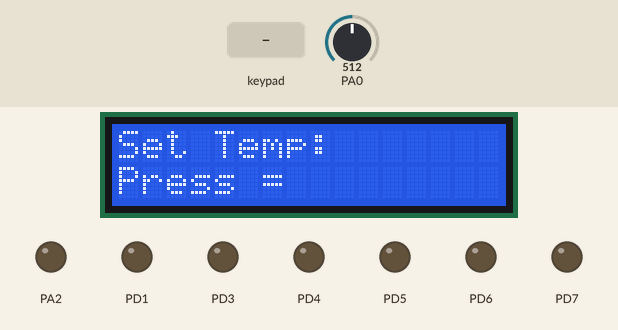
The program below on a simulated ATmega32, built with avr-gcc and emulated at 1 MHz. Parts: 16×2 character LCD, output pins drawn as LEDs (lit = HIGH). Wiring (inferred from the signals the program sends): 4×4 keypad with keys 7 8 9 / 4 5 6 * 1 2 3 - c 0 = +: rows PB4, PB5, PB6, PB7; columns PB0, PB1, PB2, PB3; character LCD (HD44780): RS PD2; E PD0; data PC0, PC1, PC2, PC3, PC4, PC5, PC6, PC7. The inputs (shaded band) are chosen by the test bench; at power-on: PA0 = 512. Pins used as bus, display or sensor lines are not drawn.

Above: at 1.2 s.
1.3 s: keypad keys 7 + 5 = pressed 0.4 s apart
At 3.4 s:
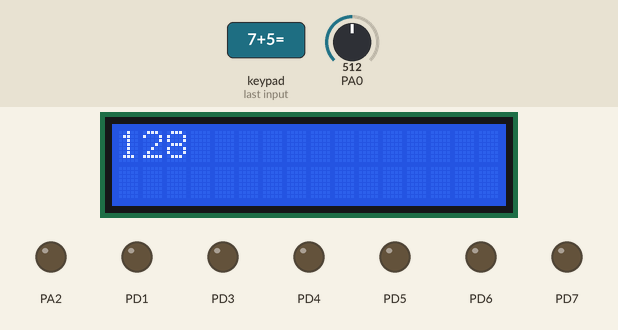
4.4 s: PA0 set to 281
At 5.6 s:
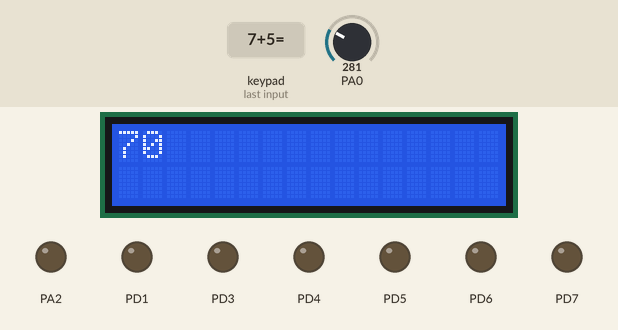
5.9 s: PA0 set to 245
At 7.1 s:
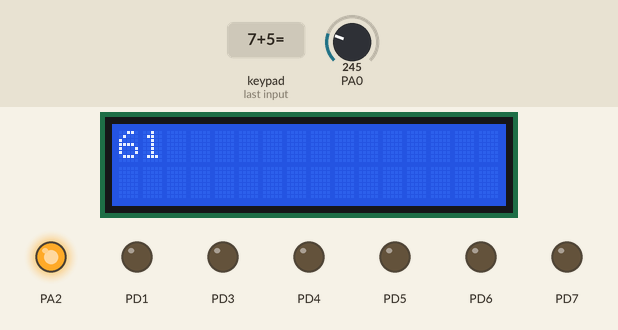
7.4 s: PA0 set to 306
At 8.3 s:
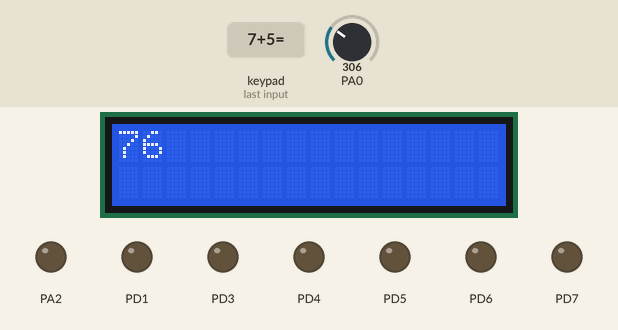
Timing chart, 0 to 9.9 s (numbered marks = the images above; inputs shaded):
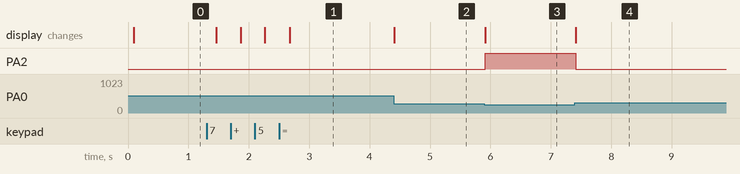

Measured:
- the behaviour switches between 264 and 263 on PA0 (found by bisection; images 2 and 3)
- after the input at 1.3 s, the display: first changes after 0.16 s (image 1 shows a later state)
- after the input at 4.4 s, the display: changes at once (image 2)
- after the input at 5.9 s, PA2: LOW → HIGH at once; the display: changes at once (image 3)
- after the input at 7.4 s, PA2: HIGH → LOW at once; the display: changes at once (image 4)

The program:

main.c
```c
/*
 * Thermostat.c
 *
 * Created: 7/24/2021 6:29:00 PM
 * Author : Mohamed
 */

#include "LIB/BIT_MATH.h"
#include "LIB/STD_TYPES.h"
#include "HAL/LM35_Interface.h"
#include "MCAL/UART.h"
#include "HAL/LCD_Interface.h"
#include "HAL/KPD_Interface.h"
#include "MCAL/DIO_Interface.h"

uint8_t String_u8Numb(uint8_t *Str);
int main(void)
{
	uint32_t temp=0;
	uint32_t oldtemp=0;
	uint8_t keyValue;
	uint8_t key_read[10];
	uint8_t i=0;
	uint8_t key;

	LM35_Init();
	LCD_VidInit();
	Key_VidInit();

	LCD_VidSendString("Set Temp:");
	LCD_GoToXY(1,0);
	LCD_VidSendString("Press =");

	DIO_VidSetPinDirection(PortA,PIN2,OUTPUT);


	while(1){
		keyValue = Key_U8GetKey();
		if(keyValue != NOT_PRESSED){
			key_read[i]=keyValue;
			LCD_GoToXY(0,9+i);
			LCD_VidSendData(keyValue);
			i++;
		}
		if(keyValue == '=')
		{
			break;
		}

	}

	while(1){
		key = String_u8Numb(key_read);
		LM35_VidRead(&temp);
		LCD_GoToXY(0,0);

		if (temp != oldtemp) {
			LCD_VidSendCommand(CLR_LCD);
			LCD_WriteNumber(temp);
			oldtemp = temp;
			if(temp> key){
				DIO_VidSetPinValue(PortA,PIN2,LOW);
			}else{

				DIO_VidSetPinValue(PortA,PIN2,HIGH);
			}

		}

	}
}

uint8_t String_u8Numb(uint8_t *Str)
{
	uint8_t Numb = 0;
	Numb = (Str[0] - '0') * 10 + (Str[1] - '0');

	return Numb;
}
```

KPD_Config.h
```c
/*
 * key_config.h
 *
 *  Created on: Jul 15, 2021
 *      Author: Mohamed
 */
#ifndef _KPD_CONFIG_H_
#define _KPD_CONFIG_H_

#define KEY_PORT   PortB

#define C1         PIN0
#define C2         PIN1
#define C3         PIN2
#define C4         PIN3

#define R1         PIN4
#define R2         PIN5
#define R3         PIN6
#define R4         PIN7

#define KEY_VALS   {{'7','8','9','/'},\
				   	{'4','5','6','*'},\
					{'1','2','3','-'},\
					{'c','0','=','+'}}


#endif
```

LCD_Config.h
```c
#ifndef    _LCD_CONFIG_H_
#define   _LCD_CONFIG_H_

#define LCD_MODE  Eight_BIT
//#define LCD_MODE  Four_BIT


#endif
```

KPD_Interface.h
```c
/*
 * key_Interface.h
 *
 *  Created on: Jul 15, 2021
 *      Author: Mohamed
 */

#ifndef _KPD_INTERFACE_H_
#define _KPD_INTERFACE_H_

void Key_VidInit(void);

uint8_t Key_U8GetKey(void);

#define NOT_PRESSED    255

#endif
```

KPD_Program.c
```c
/*
 * key_prog.c
 *
 *  Created on: Oct 22, 2020
 *      Author: Mohamed
 */
#include "../LIB/STD_TYPES.h"
#include "../LIB/BIT_MATH.h"
#include "../MCAL/DIO_Interface.h"
#include "KPD_Private.h"
#include "KPD_Config.h"
#include "util/delay.h"

uint8_t Rowarr[]={R1,R2,R3,R4};
uint8_t Colarr[]={C1,C2,C3,C4};
uint8_t key_u8Vals[4][4]=KEY_VALS;

void Key_VidInit(void)
{
	DIO_VidSetPortDirection(KEY_PORT,0x0f);
	DIO_VidSetPortValue(KEY_PORT,0xff);

}

uint8_t Key_U8GetKey(void)
{

	for (uint8_t ColIter =0; ColIter <=3 ; ColIter ++)
	{
		DIO_VidSetPinValue(KEY_PORT,Colarr[ColIter],LOW);
		for(uint8_t RowIter=0; RowIter <=3 ; RowIter++)
		{
			if(! DIO_U8GetPinValue(KEY_PORT ,Rowarr[RowIter]))
			{

				while(! DIO_U8GetPinValue(KEY_PORT ,Rowarr[RowIter]));
				_delay_ms(10);
				return key_u8Vals[RowIter][ColIter];
			}
		}
		DIO_VidSetPinValue(KEY_PORT,Colarr[ColIter],HIGH);
	}
	return NOT_PRESSED;
}
```

LCD_Interface.h
```c
#ifndef    _LCD_INTERFACE_H_
#define   _LCD_INTERFACE_H_


#define PortA  		0
#define PortB 	 	1
#define PortC	 	2
#define PortD  		3

#define OUTPUT 		1
#define INPUT   	0

#define HIGH   		1
#define LOW      	0

#define     CLR_LCD                                         0x01
#define 	RETURN_HOME										0x02

#define 	DECREMENT_CURSOR_TO_LEFT						0x04
#define 	INCREMENT_CURSOR_TO_RIGHT						0x06

#define 	SHIFT_DISPLAY_TO_RIGHT							0x05
#define 	SHIFT_DISPLAY_TO_LEFT							0x07


#define 	DISPLAY_OFF_CURSOR_OFF							0x08
#define 	DISPLAY_OFF_CURSOR_ON							0x0A
#define 	DISPLAY_ON_CURSOR_OFF							0x0C
#define 	DISPLAY_ON_CURSOR_BLINK							0x0E


#define 	SHIFT_CURSOR_POSITION_TO_LEFT					0x10
#define 	SHIFT_CURSOR_POSITION_TO_RIGHT					0x14

#define 	SHIFT_ENTRIE_DISPLAY_TO_LEFT					0x18
#define 	SHIFT_ENTRIE_DISPLAY_TO_RIGHT					0x1C

#define 	FORCE_CURSOR_START_FIRST_LINE					0x80
#define 	FORCE_CURSOR_START_SECOND_LINE					0xC0


void LCD_VidSendData(uint8_t copy_U8Data);
void LCD_VidSendCommand(uint8_t copy_U8Command);
void LCD_VidInit(void);
void LCD_VidSendString(uint8_t *copy_U8String);
void LCD_GoToXY(uint8_t copy_U8X,uint8_t copy_U8Y);
void LCD_VidLatch(uint8_t copy_U8Data);
//void LCD_VidSendSpecialNumber(u32 copy_U32Number);
void LCD_VidDraw(uint8_t copy_U8Pattern[], uint8_t copy_U8Size);
//void LCD_enuSendSpecialNumber(u32 Copy_u32Number);
//void LCD_VidSendSpecialNumber(u32 Copy_U32Number);
void LCD_VidSendNum (uint32_t Copy_U32Num);
void LCD_WriteNumber(sint16_t num);

#endif
```

LCD_Progam.c
```c
#include "../LIB/STD_TYPES.h"
#include "../LIB/BIT_MATH.h"
#include "../MCAL/DIO_Interface.h"
#include "LCD_Private.h"
#include "LCD_Interface.h"
#include "LCD_Config.h"
#include "util/delay.h"


void LCD_VidInit() {
	#if (LCD_MODE==Eight_BIT)
	{
		DIO_VidSetPortDirection(PortC, 255);
		DIO_VidSetPortDirection(PortD, 255);
		_delay_ms(50);
		LCD_VidSendCommand(0b00111000);
		_delay_ms(1);
		LCD_VidSendCommand(0b00001100);
		_delay_ms(1);
		LCD_VidSendCommand(1);
		_delay_ms(2);
	}
	#elif (LCD_MODE == Four_BIT)
	{
		DIO_VidSetPortDirection(PortC,255);
		DIO_VidSetPortDirection(PortD,255);
		_delay_ms(50);

	}
	#else
	{
		#error "Incorrect mode";
	}
	#endif


}

void LCD_VidSendData(uint8_t copy_U8Data) {
	DIO_VidSetPinValue(PortD, PIN2, HIGH);

	DIO_VidSetPinValue(PortD, PIN1, LOW);
	DIO_VidSetPortValue(PortC, copy_U8Data);
	DIO_VidSetPinValue(PortD, PIN0, HIGH);
	_delay_ms(1); //delay enable pin
	DIO_VidSetPinValue(PortD, PIN0, LOW);
	_delay_ms(1);

}

void LCD_VidSendCommand(uint8_t copy_U8Command) {
	DIO_VidSetPinValue(PortD, PIN2, LOW);
	//void LCD_VidLatch(u8 copy_U8Command);
	DIO_VidSetPinValue(PortD, PIN1, LOW);
	DIO_VidSetPortValue(PortC, copy_U8Command);
	DIO_VidSetPinValue(PortD, PIN0, 1);
	_delay_ms(1); //delay enable pin
	DIO_VidSetPinValue(PortD, PIN0, LOW);
	_delay_ms(1);
}


void LCD_VidSendString(uint8_t *copy_U8String) {
	while (*copy_U8String != 0) {
		LCD_VidSendData(*copy_U8String);
		copy_U8String++;
	}
}

void LCD_GoToXY(uint8_t copy_U8X, uint8_t copy_U8Y) {
	if (0 == copy_U8X) {
		LCD_VidSendCommand(128 + copy_U8Y);
	} else if (1 == copy_U8X) {
		LCD_VidSendCommand(128 + 64 + copy_U8Y);
	}
}

void LCD_VidDraw(uint8_t copy_U8Pattern[], uint8_t copy_U8Size) //bthays
{
	LCD_VidSendCommand(0x40);
	uint8_t LOC_U8Iter = 0;
	for (LOC_U8Iter = 0; LOC_U8Iter < copy_U8Size; LOC_U8Iter++) {
		LCD_VidSendData(copy_U8Pattern[LOC_U8Iter]);
	}
	LCD_GoToXY(0, 0);
	LCD_VidSendCommand(0x04);
	//LCD_VidSendCommand(DECREMENT_CURSOR_TO_LEFT);
	for (LOC_U8Iter = 0; LOC_U8Iter <= 7; LOC_U8Iter++) {
		LCD_VidSendData(LOC_U8Iter);
	}

}

void LCD_VidSendNum (uint32_t Copy_U32Num)
{
	uint8_t rem=0,arr[10]={0},counter=0, Get_Ascii = 0,j ;

	if ((Copy_U32Num>=0) && (Copy_U32Num<10))
	{
		Get_Ascii = 0;
		Get_Ascii=Copy_U32Num+48;
		LCD_VidSendData(Get_Ascii);
	}
	else
	{
		Get_Ascii = 0;
		for(uint8_t i=0;i<10;i++)
		{
			if (Copy_U32Num!=0)
			{
				rem=Copy_U32Num%10;
				Copy_U32Num=Copy_U32Num/10;
				arr[i]=rem;
				counter++;
			}
			else
			{
				break;
			}

		}
		for (j=(counter-1) ;j>=0 ;j--)
		{

			Get_Ascii=arr[j]+48 ;
			LCD_VidSendData(Get_Ascii);
			if (j==0) break ;
		}
	}
}

void LCD_WriteNumber(sint16_t num){
	u16 n=1;
	if (num==0)
	{
		LCD_VidSendData(  (   (num/n)%10) +48);

	}else{
		if(GET_BIT(num,15)==0x01){
			num=num*-1;
			LCD_VidSendData('-');
		}
		for(n=10000;n>=1;n/=10){
			if(num>=n){
				LCD_VidSendData(((num/n)%10)+48);
			}
		}
	}

}
```

LM35_Interface.h
```c
#ifndef HAL_LM35_LM35_INTERFACE_H_
#define HAL_LM35_LM35_INTERFACE_H_

void LM35_Init(void);

void LM35_VidRead(u16 * Copy_U16Read_LM35);

#endif /* HAL_LM35_LM35_INTERFACE_H_ */
```

LM35_Program.c
```c
#define	F_CPU	1000000UL                                // F_CPU 8000000UL


#include "../LIB/STD_Types.h"
#include "../LIB/BIT_MATH.h"
#include "LM35_Interface.h"
#include "../MCAL/DIO_Interface.h"


void LM35_Init(void)
{
	DIO_VidSetPinDirection(PortA,PIN0,INPUT);
	ADC_VidInit();

}


void LM35_VidRead(u16 * Copy_U16Read_LM35)
{
	ADC_VidSelectChannel(0);
	u16 Temp;

	ADC_VidRead(&Temp);
	Temp = Temp*0.25;
	*Copy_U16Read_LM35 = Temp;

}
```

KPD_Private.h
```c
/*
 * key_Private.h
 *
 *  Created on: Jul 15, 2021
 *      Author: Mohamed
 */
#ifndef _KPD_Private_H_
#define _KPD_Private_H_

#define NOT_PRESSED    255


#endif
```

LCD_Private.h
```c
#ifndef    _LCD_PRIVATE_H_
#define   _LCD_PRIVATE_H_

#define Four_BIT    0
#define Eight_BIT   1


#endif
```

BIT_MATH.h
```c
/*
 * BIT_MATH.h
 *
 * Created: 7/13/2021 10:19:37 PM
 *  Author: Mohamed
 */


#ifndef BIT_MATH_H_
#define BIT_MATH_H_


/* ***************************************************************************** */

#define SET_BIT(VAR,BIT)          	  	VAR |=  (1 << (BIT))
#define CLR_BIT(VAR,BIT)        	  	VAR &= ~(1 << (BIT))
#define CLEAR_BIT(VAR,BIT)         	  	VAR &= ~(1 << (BIT))

#define GET_BIT(VAR,BIT)          		((VAR >> BIT) & 1  )
#define TOG_BIT(VAR,BIT)          		VAR ^=  (1 << (BIT))

/*check if a specified Bit is Set*/
#define BIT_IS_SET(REG,BIT)      		((REG>>BIT)&1)
/*Check if a specified BIT is Clear*/
#define BIT_IS_CLEAR(REG,BIT)  			(!((REG>>BIT)&1))

/* ***************************************************************************** */


#endif /* BIT_MATH_H_ */
```

STD_TYPES.h
```c
/*
 * STD_TYPES.h
 *
 * Created: 7/13/2021 10:19:11 PM
 *  Author: Mohamed
 */

#ifndef STD_TYPES_H
#define STD_TYPES_H

/* ***************************************************************************** */

typedef unsigned char     	 	uint8_t;
//typedef unsigned short int 		uint16_t;
typedef unsigned short int 		u16;
typedef unsigned long int  		uint32_t;

typedef signed char        		sint8_t;
typedef signed short int   		sint16_t;
typedef signed long int    		sint32_t;

typedef float              		float32_t;
typedef double             		float64_t;

typedef unsigned char	   		Error_Status;
typedef unsigned char	   		Flag_Status;

/* ***************************************************************************** */
#define E_NOK					(0)
#define E_OK					(1)

#define NULL					((void*)0)

/* ***************************************************************************** */

#endif
```

ADC_Config.h
```c
#ifndef MCAL_ADC_ADC_CONFIG_H_
#define MCAL_ADC_ADC_CONFIG_H_

#define ADC_PRESCALER		PRESCALER_TWO

#define ADC_VREF			INTERNAL_AVCC

#define ADC_ADJ				RIGHT_ADJ   /* Or LEFT_ADJ */

#endif /* MCAL_ADC_ADC_CONFIG_H_ */
```

ADC_Private.h
```c
#ifndef MCAL_ADC_ADC_PRIVATE_H_
#define MCAL_ADC_ADC_PRIVATE_H_

#define PRESCALER_TWO		0
#define PRESCALER_EIGHT		1

#define INTERNAL_AVCC		0
#define INTERNAL_256		1
#define EXTERNAL_AREF		2

#define	RIGHT_ADJ			0
#define	LEFT_ADJ			1


#define			ADMUX 			*((volatile uint8_t*)0x27)
#define 		ADCSRA 			*((volatile uint8_t*)0x26)
#define			ADC				*((volatile u16*)0x24)
#define 		SFIOR			*((volatile uint8_t*)0x50)
#endif /* MCAL_ADC_ADC_PRIVATE_H_ */
```

ADC_Program.c
```c
#include "../LIB/STD_Types.h"
#include "../LIB/BIT_MATH.h"
#include "DIO_interface.h"


#include "ADC_Private.h"
#include "ADC_Config.h"

void ADC_VidSelectChannel(uint8_t Copy_U8Channel)
{

	ADMUX &= 0XE0;

	if ( Copy_U8Channel >= 0    &&    Copy_U8Channel <= 31 )
	{
		ADMUX|= Copy_U8Channel ;
	}
	else
	{
	}
}


/**********************************************************************/
void ADC_VidInit(void)
{


#if ADC_VREF == INTERNAL_AVCC
	SET_BIT( ADMUX , 6 ) ; // REFS0
	SET_BIT( ADMUX , 7 ) ; // REFS1
#endif


#if ADC_ADJ	== RIGHT_ADJ
	CLR_BIT( ADMUX , 5 ) ; // ADLAR

#elif ADC_ADJ == LEFT_ADJ
	SET_BIT( ADMUX , 5 ) ;

#endif


/**********************************************************************/
#if ADC_PRESCALER == PRESCALER_TWO
	CLR_BIT( ADCSRA , 0 ) ;
	SET_BIT( ADCSRA , 1 ) ;
	SET_BIT( ADCSRA , 2 ) ;

#elif ADC_PRESCALER == PRESCALER_EIGHT

#endif


	SET_BIT( ADCSRA , 7 ) ; // Enable ADC


}


void ADC_VidRead(u16 * Copy_ReadValue)
{
	u16 Read_Value;

	SET_BIT( ADCSRA , 6 ) ; // ( ADSC ) Start Converting

	while (!GET_BIT(ADCSRA,4));
		SET_BIT(ADCSRA,4);


	*Copy_ReadValue = ADC ;

}


/*

void ADC_EnuTriggingMode(u8 Copy_U8Mode)   // msh fahmha
{
	switch (Copy_U8Mode)
	{
		case 0 :
			CLR_BIT( ADCSRA , 5 ) ;
			break ;
		case 1 :
			SET_BIT( ADCSRA , 5 ) ;
			break ;
	}
}


void ADC_VidInterruptEnable(void)
{
	SET_BIT( ADCSRA , 3 ) ;
}


void ADC_VidInterruptDisable(void)
{
	CLR_BIT( ADCSRA , 3 ) ;
}

*/
```

DIO_Interface.h
```c
#ifndef    _DIO_INTERFACE_H_
#define   _DIO_INTERFACE_H_

void DIO_VidSetPortDirection(uint8_t copy_U8Port, uint8_t copy_U8Direction);

void DIO_VidSetPinDirection(uint8_t copy_U8Port, uint8_t copy_U8Pin, uint8_t copy_U8Direction);

void DIO_VidSetPortValue(uint8_t copy_U8Port, uint8_t copy_U8Value);

void DIO_VidSetPinValue(uint8_t copy_U8Port, uint8_t copy_U8Pin, uint8_t copy_U8Value);

uint8_t DIO_U8GetPinValue(uint8_t copy_U8Port, uint8_t copy_U8Pin);

void DIO_VidTogglePin(uint8_t copy_U8Port, uint8_t copy_U8Pin);

#define PortA  0
#define PortB  1
#define PortC  2
#define PortD  3

#define OUTPUT   1
#define INPUT    0

#define HIGH        1
#define LOW    	    0

#define PIN0        0
#define PIN1        1
#define PIN2     	2
#define PIN3		3
#define PIN4		4
#define PIN5		5
#define PIN6		6
#define PIN7		7

#endif
```

DIO_Private.h
```c
#ifndef    _DIO_PRIVATE_H_
#define    _DIO_PRIVATE_H_

#define DDRA *((uint8_t*)0x3A)
#define DDRB *((uint8_t*)0x37)
#define DDRC *((uint8_t*)0x34)
#define DDRD *((uint8_t*)0x31)

#define PORTA *((uint8_t*)0x3B)
#define PORTB *((uint8_t*)0x38)
#define PORTC *((uint8_t*)0x35)
#define PORTD *((uint8_t*)0x32)

#define PINA *((volatile uint8_t*)0x39)
#define PINB *((volatile uint8_t*)0x36)
#define PINC *((volatile uint8_t*)0x33)
#define PIND *((volatile uint8_t*)0x30)


#define PortA  0
#define PortB  1
#define PortC  2
#define PortD  3

#define OUTPUT       1
#define INPUT        0

#define HIGH         1
#define LOW          0


#endif
```

DIO_Program.c
```c
#include "../LIB/STD_TYPES.h"
#include "../LIB/BIT_MATH.h"
#include "DIO_Private.h"


void DIO_VidSetPinDirection(uint8_t copy_U8Port , uint8_t copy_U8Pin ,uint8_t copy_U8Direction)
{
	/* check if die is output\*/
	if(OUTPUT == copy_U8Direction)
	{
		switch (copy_U8Port)
		{
			case PortA : SET_BIT(DDRA,copy_U8Pin); break;
			case PortB : SET_BIT(DDRB,copy_U8Pin); break;
			case PortC : SET_BIT(DDRC,copy_U8Pin); break;
			case PortD : SET_BIT(DDRD,copy_U8Pin); break;
			default:                                           break;
		}
	}
	else if (INPUT == copy_U8Direction) /* check if dire is input */
	{
		switch (copy_U8Port)
		{
			case PortA : CLR_BIT(DDRA,copy_U8Pin); break;
			case PortB : CLR_BIT(DDRB,copy_U8Pin); break;
			case PortC : CLR_BIT(DDRC,copy_U8Pin); break;
			case PortD : CLR_BIT(DDRD,copy_U8Pin); break;
			default:                                           break;
		}
	}
}


void DIO_VidSetPinValue(uint8_t copy_U8Port , uint8_t copy_U8Pin ,uint8_t copy_U8Value)
{

	if(OUTPUT == copy_U8Value)
	{
		switch (copy_U8Port)
		{
			case PortA : SET_BIT(PORTA,copy_U8Pin); break;
			case PortB : SET_BIT(PORTB,copy_U8Pin); break;
			case PortC : SET_BIT(PORTC,copy_U8Pin); break;
			case PortD : SET_BIT(PORTD,copy_U8Pin); break;
			default:                                           break;
		}
	}
	else if (INPUT == copy_U8Value)
	{
		switch (copy_U8Port)
		{
			case PortA : CLR_BIT(PORTA,copy_U8Pin); break;
			case PortB : CLR_BIT(PORTB,copy_U8Pin); break;
			case PortC : CLR_BIT(PORTC,copy_U8Pin); break;
			case PortD : CLR_BIT(PORTD,copy_U8Pin); break;
			default:                                           break;
		}
	}
}

void DIO_VidSetPortDirection(uint8_t copy_U8Port ,uint8_t copy_U8Direction)
{
	switch(copy_U8Port)
	{
		case PortA :DDRA = copy_U8Direction; break;
		case PortB :DDRB = copy_U8Direction; break;
		case PortC :DDRC = copy_U8Direction; break;
		case PortD :DDRD = copy_U8Direction; break;
		default:   break;

	}

}

void DIO_VidSetPortValue(uint8_t copy_U8Port ,uint8_t copy_U8Value)
{
	switch(copy_U8Port)
	{
		case PortA :PORTA = copy_U8Value; break;
		case PortB :PORTB = copy_U8Value; break;
		case PortC :PORTC = copy_U8Value; break;
		case PortD :PORTD = copy_U8Value; break;
		default:   break;
	}

}

void DIO_VidTogglePin(uint8_t copy_U8Port ,uint8_t copy_U8Pin)
{
	switch (copy_U8Port)
		{
			case PortA : TOG_BIT(PORTA,copy_U8Pin); break;
			case PortB : TOG_BIT(PORTB,copy_U8Pin); break;
			case PortC : TOG_BIT(PORTC,copy_U8Pin); break;
			case PortD : TOG_BIT(PORTD,copy_U8Pin); break;
			default:                                           break;
		}
}

uint8_t DIO_U8GetPinValue(uint8_t copy_U8Port ,uint8_t copy_U8Pin)
{
	uint8_t LOC_var;
	switch (copy_U8Port)
		{
			case PortA : LOC_var = GET_BIT(PINA,copy_U8Pin);
				return LOC_var;
				break;
			case PortB : LOC_var = GET_BIT(PINB,copy_U8Pin);
			return LOC_var;
				break;
			case PortC : LOC_var = GET_BIT(PINC,copy_U8Pin);
				return LOC_var;
				break;
			case PortD : LOC_var = GET_BIT(PIND,copy_U8Pin);
				return LOC_var;
				break;
			default:
				return 20;
				break;
		}
}
```

Source omitted: UART.c (3300 bytes), UART.h (1931 bytes)
